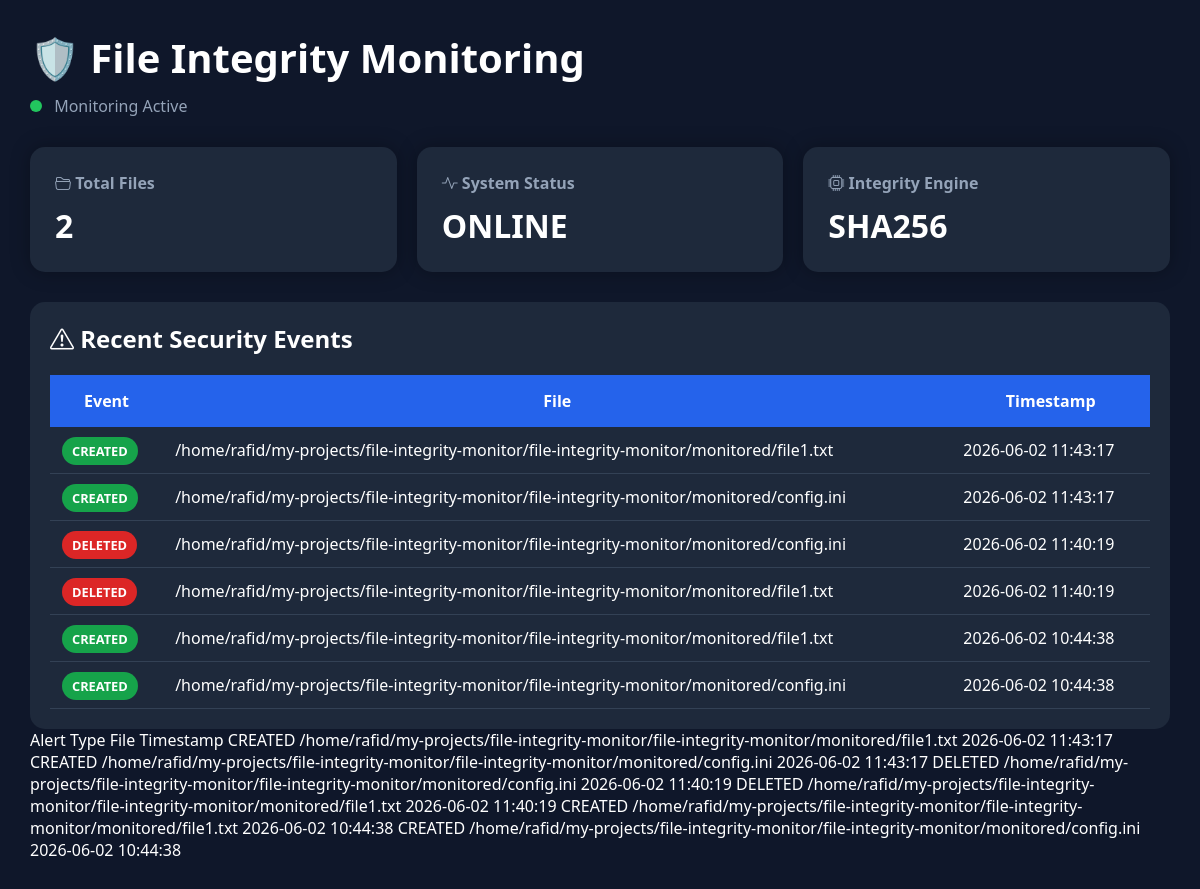
Before: / with the older database file.
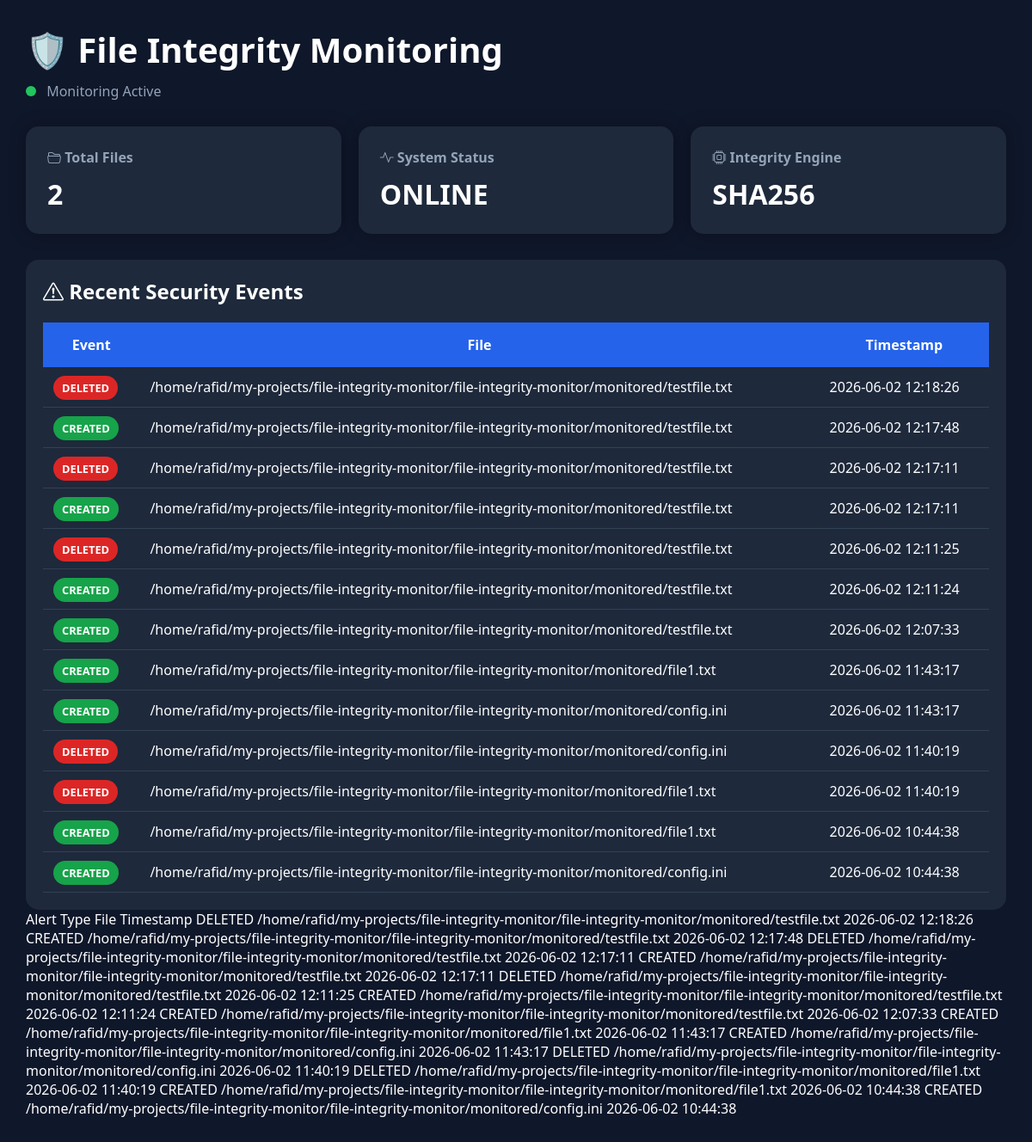
After: the same page with the newer database file.
### tables this page shows
CREATE TABLE alerts (
        id INTEGER PRIMARY KEY AUTOINCREMENT,
        alert_type TEXT,
        filepath TEXT,
        timestamp TEXT
    );

### src/webapp.py (the view)
@app.route("/")
def dashboard():
    conn = sqlite3.connect(DB_PATH)
    cur = conn.cursor()
    cur.execute("SELECT COUNT(*) FROM files")
    total_files = cur.fetchone()[0]
    cur.execute("""
        SELECT alert_type,
               filepath,
               timestamp
        FROM alerts
        ORDER BY id DESC
        LIMIT 50
    """)
    alerts = cur.fetchall()
    conn.close()
    return render_template(
        "dashboard.html",
        total_files=total_files,
        alerts=alerts
    )

### templates/dashboard.html (shortened to what this page needs)
<!DOCTYPE html>
<html lang="en">
<head>
<link rel="stylesheet"
href="https://cdn.jsdelivr.net/npm/bootstrap-icons@1.11.3/font/bootstrap-icons.min.css">
</head>
<body>
<div class="header fade-in">
    <h1>🛡️ File Integrity Monitoring</h1>
    <p>
        <span class="status"></span>
        Monitoring Active
    </p>
</div>
<div class="cards fade-in">
    <div class="card">
        <h2>
    <i class="bi bi-folder2-open"></i>
    Total Files
</h2>
        <div class="value">{{ total_files }}</div>
    </div>
    <div class="card">
        <h2>
    <i class="bi bi-activity"></i>
    System Status
</h2>
        <div class="value">ONLINE</div>
    </div>
    <div class="card">
        <h2>
    <i class="bi bi-cpu"></i>
    Integrity Engine
</h2>
        <div class="value">SHA256</div>
    </div>
</div>
<div class="table-container fade-in">
<h2 style="margin-bottom:20px;">
    <i class="bi bi-exclamation-triangle"></i>
    Recent Security Events
</h2>
<table>
<thead>
<tr>
    <th>Event</th>
    <th>File</th>
    <th>Timestamp</th>
</tr>
</thead>
<tbody>
{% for alert in alerts %}
<tr>
<td>
{% if alert[0] == 'CREATED' %}
<span class="badge created">CREATED</span>
{% elif alert[0] == 'MODIFIED' %}
<span class="badge modified">MODIFIED</span>
{% elif alert[0] == 'DELETED' %}
<span class="badge deleted">DELETED</span>
{% else %}
{{ alert[0] }}
{% endif %}
</td>
<td>{{ alert[1] }}</td>
<td>{{ alert[2] }}</td>
</tr>
{% endfor %}
</tbody>
</table>
</div>
</body>
</html>    <th>Alert Type</th>
    <th>File</th>
    <th>Timestamp</th>
{% for alert in alerts %}
<tr>
    <td>{{ alert[0] }}</td>
    <td>{{ alert[1] }}</td>
    <td>{{ alert[2] }}</td>
</tr>
{% endfor %}
</body>
</html>

### templates/dashboard.html (style rules this page uses)
* { margin:0; padding:0; box-sizing:border-box; font-family:Segoe UI,Tahoma,Geneva,Verdana,sans-serif; }
body { background:#0f172a; color:white; min-height:100vh; padding:30px; }
.header { margin-bottom:30px; }
.header h1 { font-size:2.5rem; margin-bottom:10px; }
.header p { color:#94a3b8; }
.cards { display:grid; grid-template-columns:repeat(auto-fit,minmax(250px,1fr)); gap:20px; margin-bottom:30px; }
.card { background:#1e293b; padding:25px; border-radius:15px; box-shadow:0 0 20px rgba(0,0,0,.3); transition:.3s; }
.card h2 { color:#94a3b8; font-size:1rem; }
.card .value { font-size:2rem; font-weight:bold; margin-top:10px; }
.table-container { background:#1e293b; padding:20px; border-radius:15px; overflow-x:auto; }
table { width:100%; border-collapse:collapse; }
th { background:#2563eb; padding:15px; }
td { padding:12px; border-bottom:1px solid #334155; }
.badge { padding:5px 10px; border-radius:20px; font-size:.8rem; font-weight:bold; }
.created { background:#16a34a; }
.deleted { background:#dc2626; }
.fade-in { animation:fadeIn 1s ease; }
.status { width:12px; height:12px; background:#22c55e; border-radius:50%; display:inline-block; margin-right:8px; animation:pulse 1.5s infinite; }

Changed rows visible on the page:
added alerts: shows "DELETED", filepath "/home/rafid/my-projects/file-integrity-monitor/file-integrity-monitor/monitored/testfile.txt", timestamp "2026-06-02 12:18:26", alert_type "DELETED"
added alerts: shows "CREATED", filepath "/home/rafid/my-projects/file-integrity-monitor/file-integrity-monitor/monitored/testfile.txt", timestamp "2026-06-02 12:17:48", alert_type "CREATED"
added alerts: shows "DELETED", filepath "/home/rafid/my-projects/file-integrity-monitor/file-integrity-monitor/monitored/testfile.txt", timestamp "2026-06-02 12:17:11", alert_type "DELETED"
added alerts: shows "CREATED", filepath "/home/rafid/my-projects/file-integrity-monitor/file-integrity-monitor/monitored/testfile.txt", timestamp "2026-06-02 12:17:11", alert_type "CREATED"
added alerts: shows "DELETED", filepath "/home/rafid/my-projects/file-integrity-monitor/file-integrity-monitor/monitored/testfile.txt", timestamp "2026-06-02 12:11:25", alert_type "DELETED"
added alerts: shows "CREATED", filepath "/home/rafid/my-projects/file-integrity-monitor/file-integrity-monitor/monitored/testfile.txt", timestamp "2026-06-02 12:11:24", alert_type "CREATED"
added alerts: shows "CREATED", filepath "/home/rafid/my-projects/file-integrity-monitor/file-integrity-monitor/monitored/testfile.txt", timestamp "2026-06-02 12:07:33", alert_type "CREATED"
